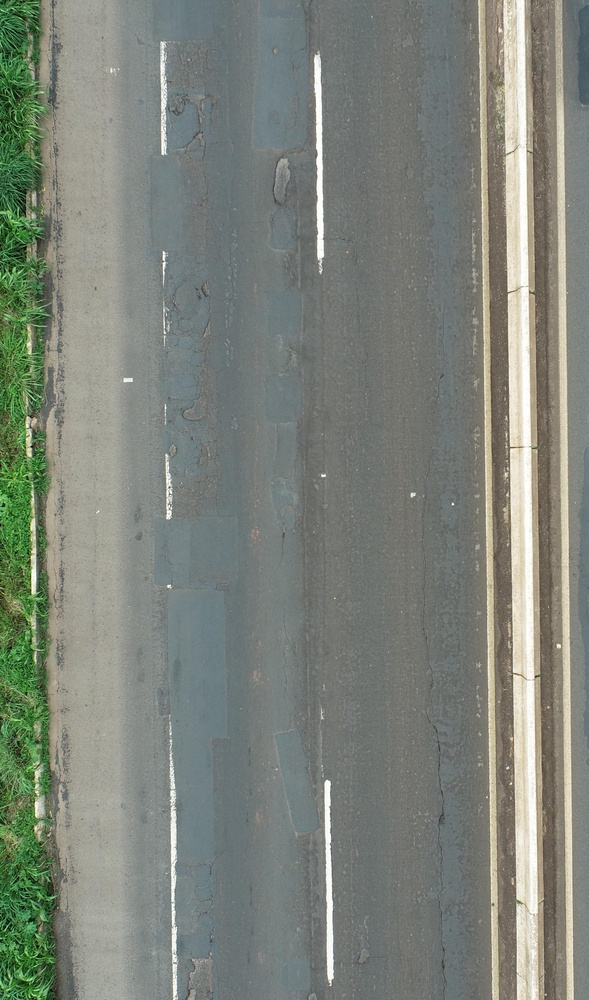
%> input picture Recorte/Fotos/04.JPG, 589 x 1000 px, shrunk from 2148 x 3647 before the run; its folder holds only this picture in this run
$ octave Recortar.m   (GNU Octave 9; MATLAB toolbox functions it lacks are replaced by stand-ins)
%> lines starting %> are read from the running program, lines starting %| are printed output that depends on the picture; in (x1, y1, x2, y2) boxes, pixels count from 0 and x2, y2 are one past the last pixel; in counts of white or black regions, pixels touching at a corner belong together; the program's own positions count from 1
clc;    % Clear the command window.
close all;  % Close all figures (except those of imtool.)
clear;  % Erase all existing variables. Or clearvars if you want.
% workspace;  % Make sure the workspace panel is showing.
% format long g;
% format compact;
% fontSize = 16;
% markerSize = 20;

% Caminho para a pasta contendo as imagens originais (pode ser um caminho absoluto ou relativo)
pasta_entrada = 'Fotos';

% Obter lista de todas as imagens na pasta de entrada
extensoesValidas = {'*.jpg', '*.png', '*.bmp', '*.tif'}; % Extensões de imagens suportadas
arquivos = [];
for i = 1:length(extensoesValidas)
    arquivos = [arquivos; dir(fullfile(pasta_entrada, extensoesValidas{i}))];
end

% Verificar se existem imagens na pasta
if isempty(arquivos)
    error('Nenhuma imagem encontrada na pasta de entrada.');
end

% Verificar se a pasta "recortes" existe, se não, cria a pasta
pasta_recortes = 'Recortes';
if ~exist(pasta_recortes, 'dir')
    mkdir(pasta_recortes); % Cria a pasta "recortes" caso não exista
end

% ----------------------------------------------------------------------------------------------------------------------
% Recortes de imagens
for i = 1:length(arquivos)
    % Ler a imagem
    caminhoImagem = fullfile(pasta_entrada, arquivos(i).name);
    rgbImage = imread(caminhoImagem);
%> rgbImage is the input picture: size 1000x589x3 uint8; mean R, G, B 125.4, 131.1, 121.9

    % DIVIDIDO EM CANAIS DE CORES INDIVIDUAIS PARA QUE POSSAMOS ENCONTRAR O BRANCO.
    [redImage, greenImage, blueImage] = imsplit(rgbImage);
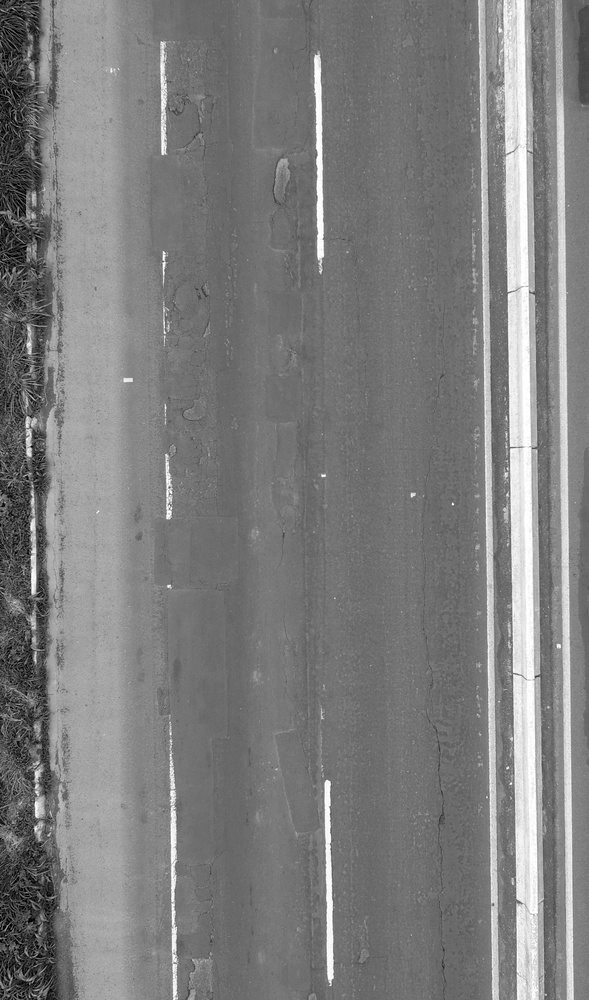
%> redImage: size 1000x589 uint8; min 0, max 255, mean 125.4
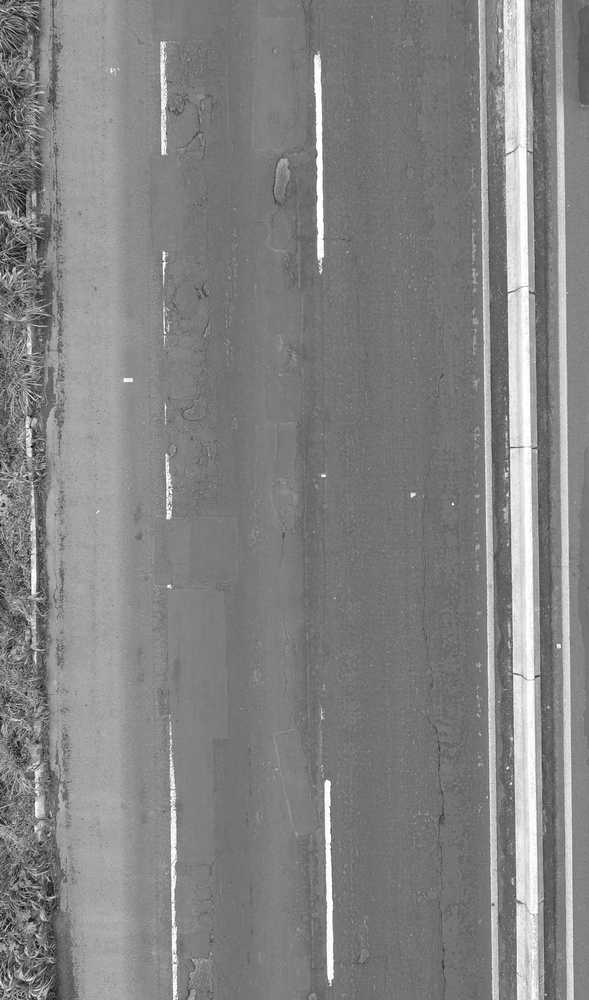
%> greenImage: size 1000x589 uint8; min 3, max 255, mean 131.1
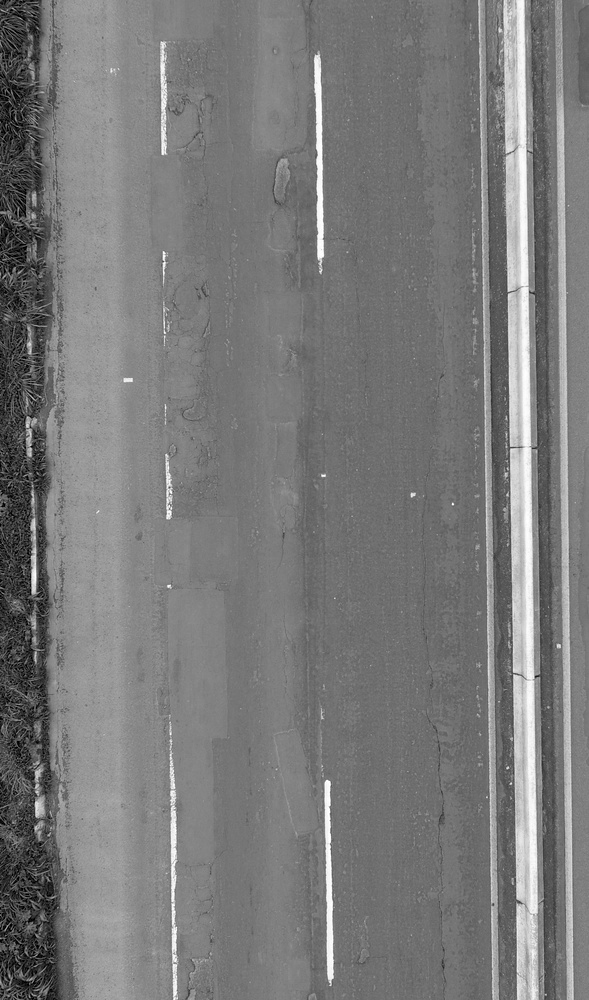
%> blueImage: size 1000x589 uint8; min 0, max 255, mean 121.9
    threshold = 175;  % valor limear para classificação de pixel
    whitePixels = (redImage >= threshold) & (greenImage >= threshold) & (blueImage >= threshold);
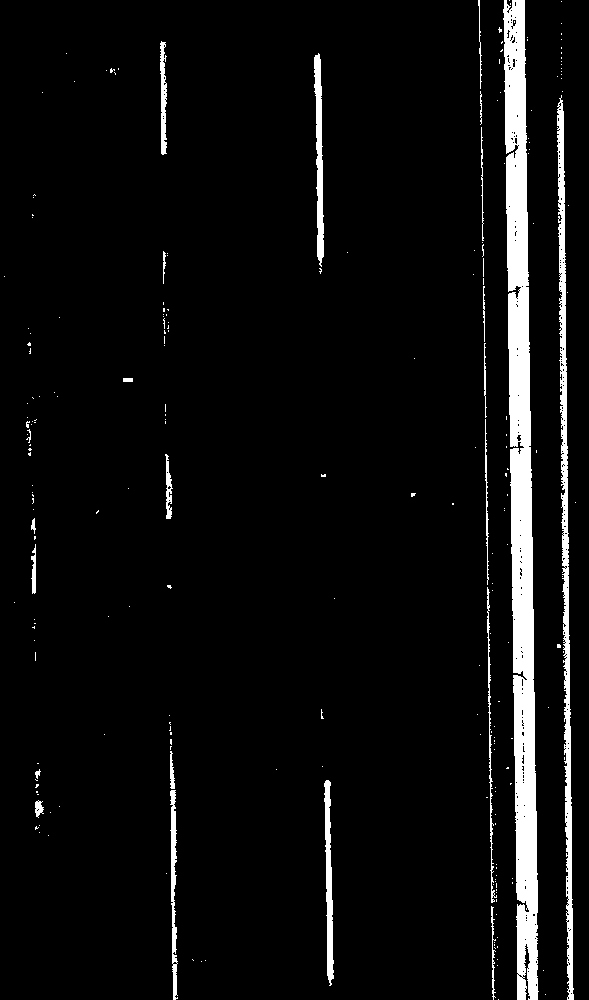
%> whitePixels: size 1000x589 logical; 5.5% white; 227 white regions (204 under 20 px), largest, box (x1, y1, x2, y2) and area: (503, 0, 539, 1000) 20283, (557, 95, 574, 1000) 5107, (314, 53, 324, 267) 1279

    % Preencha buracos
    mask = imfill(whitePixels, 'holes');
%> mask: size 1000x589 logical; 5.6% white; 226 white regions (203 under 20 px), largest, box (x1, y1, x2, y2) and area: (503, 0, 539, 1000) 20596, (557, 95, 574, 1000) 5285, (314, 53, 324, 267) 1279
    % Considera apenas as 15 maiores regiões
    mask = bwareafilt(mask, 15);
    % Erodi uma camada de pixel para se livrar do contorno branco.
    mask = imerode(mask, ones(3));
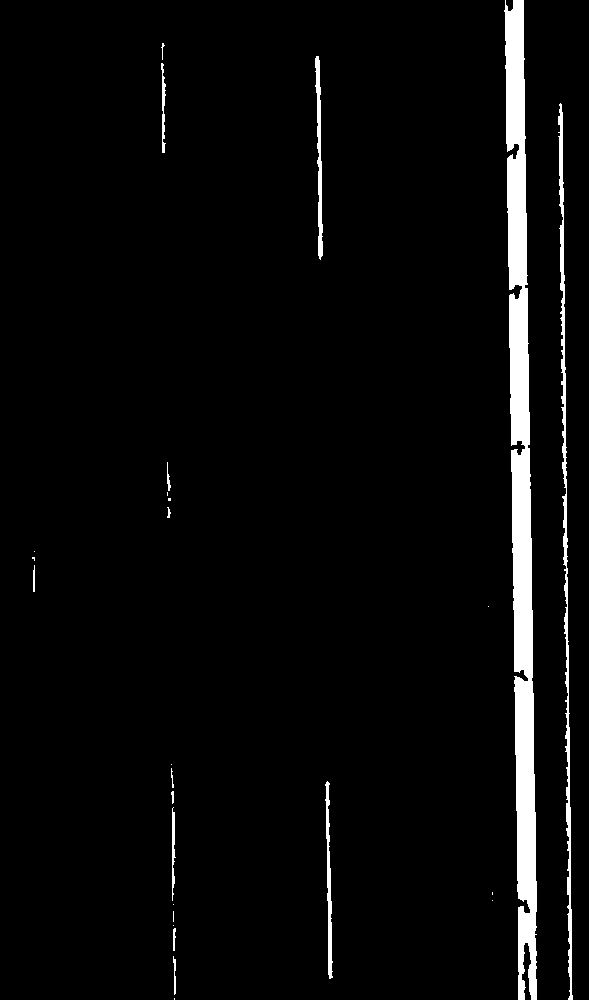
%> mask: size 1000x589 logical; 4% white; 26 white regions (12 under 20 px), largest, box (x1, y1, x2, y2) and area: (504, 0, 537, 1000) 18018, (558, 103, 573, 1000) 2947, (315, 56, 323, 260) 802
    % Apague a parte externa da máscara definindo esses pixels como zero.
    redImage(~mask) = 0;
    greenImage(~mask) = 0;
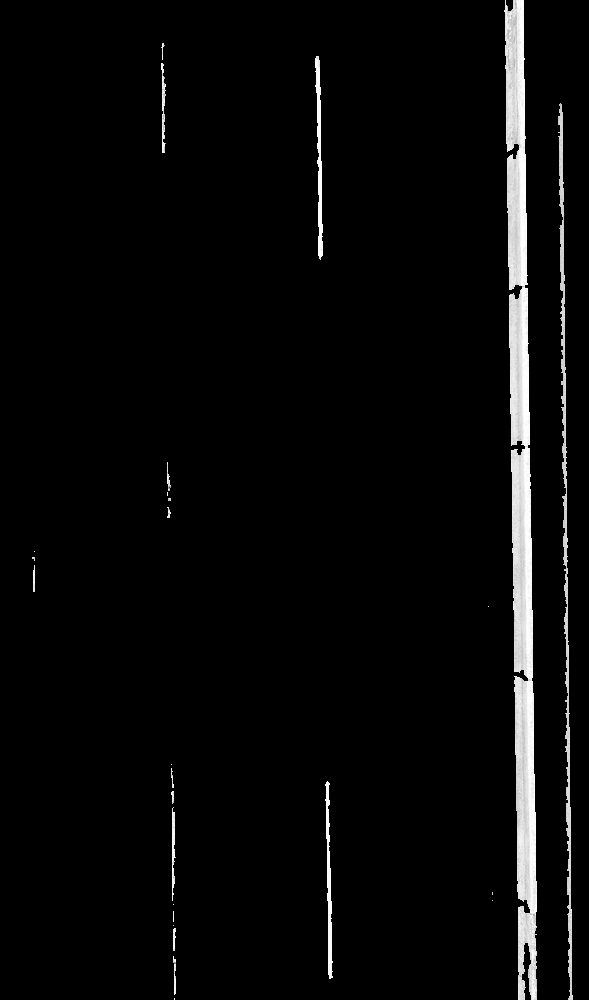
%> greenImage: size 1000x589 uint8; min 0, max 255, mean 9.1
    blueImage(~mask) = 0;
    % Reconstroi a imagem
    rgbImage2 = cat(3, redImage, greenImage, blueImage);
    %figure(1), imshow(rgbImage2);
    %imwrite(rgbImage2, fullfile(pasta_recortes, sprintf('%02d.jpg', i)));

    % Encontrar caixa de recorte
    margemEsq = 0;
    margemDir = 0;
    [rows, columns] = find(mask);
%> rows = 23296 values from 1 to 1000; columns = 23296 values from 33 to 573
    row1 = min(rows);
%> row1 = 1
    row2 = max(rows);
%> row2 = 1000
    col1 = min(columns) -  margemEsq;
%> col1 = 33
    col2 = max(columns) + margemDir;
%> col2 = 573

    % Crop original image
    rgbImage3 = rgbImage(row1:row2, col1:col2, :);
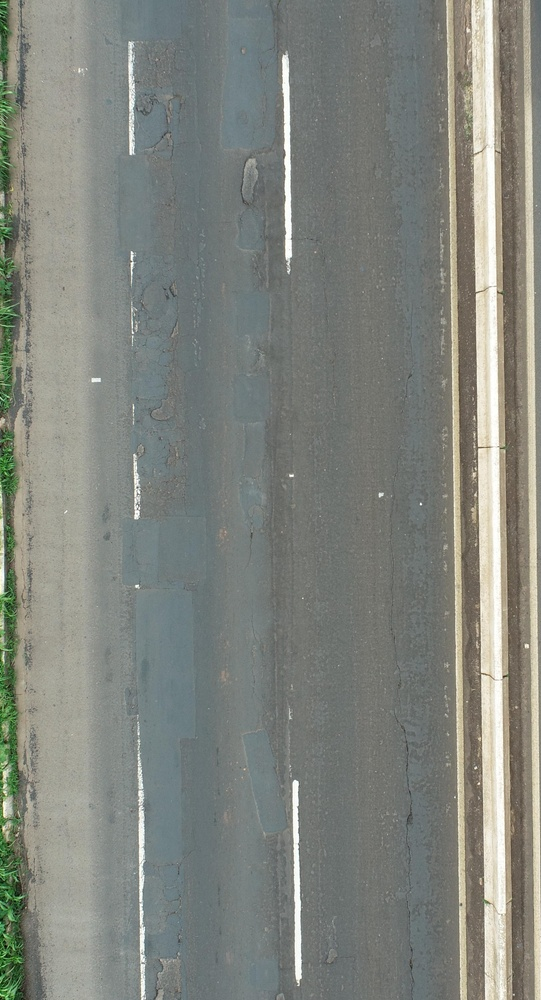
%> rgbImage3: size 1000x541x3 uint8; mean R, G, B 128.7, 132.1, 125.4

    % Contar o número de arquivos .jpg na pasta "recortes"
    arquivos_existentes = dir(fullfile(pasta_recortes, '*.jpg'));
    numero_imagem = length(arquivos_existentes) + 1; % Próximo número

    % Formatar o número da imagem com 2 dígitos
    nome_imagem = sprintf('%02d.jpg', numero_imagem);

    % Salvar a imagem recortada na pasta "recortes"
    caminho_arquivo = fullfile(pasta_recortes, nome_imagem);
    imwrite(rgbImage3, caminho_arquivo);
end
